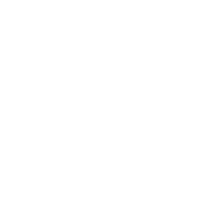
Frame 1 (no input)
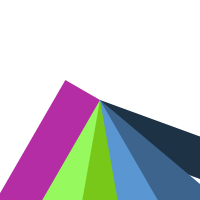
Frame 60 (no input)
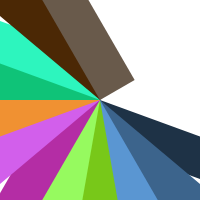
Frame 120 (the mouse pressed at the canvas centre since frame 60)

The p5.js sketch that drew these frames (run headless with seeded random() and noise() and a simulated clock; from frame 60 on, the mouse is pressed at the canvas centre):

// p5.js sketch
// ── sketch.js
function setup() {
  createCanvas(200, 200);
  background(255);
  noStroke();
  smooth();
}

function draw() {
  print(frameCount);
  if (frameCount % 10 == 0) {
    fill(frameCount * 3 % 255, frameCount * 5 % 255, 
    frameCount * 7 % 255);
    
    push();
    translate(100, 100);
    rotate(radians(frameCount*2%360));
    scale(2.0);
    rect(0, 0, 80, 20);
    pop();
  }
}
